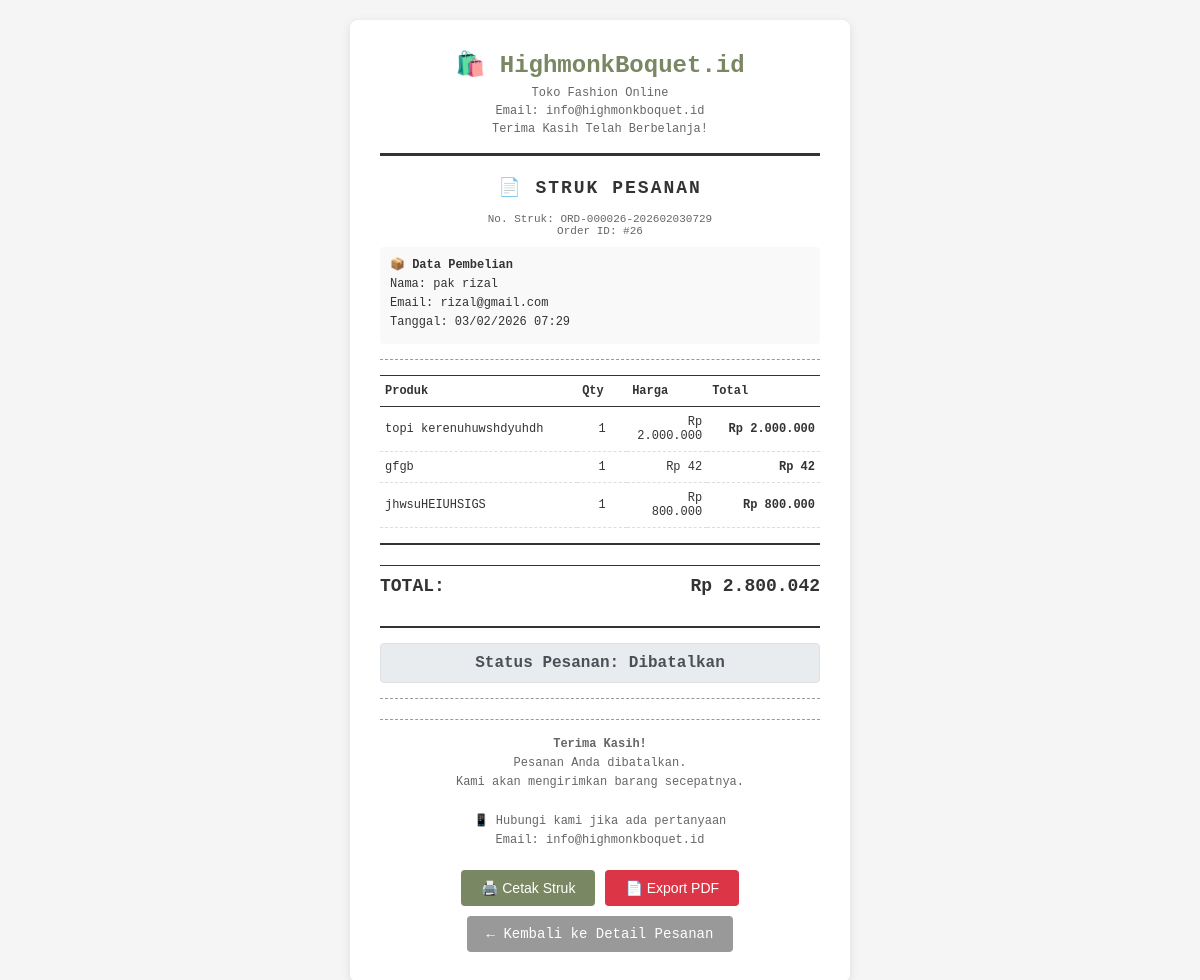
Page /struk_order.php?order_id=26 (signed in) on the committed database.
### tables this page shows
CREATE TABLE `orders` (
  `id` int(11) NOT NULL,
  `user_id` int(11) NOT NULL,
  `total` decimal(10,2) NOT NULL,
  `status` enum('pending','processing','shipped','delivered','cancelled') DEFAULT 'pending',
  `confirmed_received_at` timestamp NULL DEFAULT NULL,
  `created_at` timestamp NOT NULL DEFAULT current_timestamp()
);

CREATE TABLE `users` (
  `id` int(11) NOT NULL,
  `username` varchar(50) NOT NULL,
  `password` varchar(255) NOT NULL,
  `email` varchar(100) NOT NULL,
  `role` enum('admin','user') DEFAULT 'user',
  `created_at` timestamp NOT NULL DEFAULT current_timestamp()
);

CREATE TABLE `order_items` (
  `id` int(11) NOT NULL,
  `order_id` int(11) NOT NULL,
  `product_id` int(11) NOT NULL,
  `quantity` int(11) NOT NULL,
  `price` decimal(10,2) NOT NULL
);

CREATE TABLE `products` (
  `id` int(11) NOT NULL,
  `name` varchar(100) NOT NULL,
  `description` text DEFAULT NULL,
  `price` decimal(10,2) NOT NULL,
  `stock` int(11) NOT NULL DEFAULT 0,
  `category_id` int(11) DEFAULT NULL,
  `image` varchar(255) DEFAULT NULL,
  `created_at` timestamp NOT NULL DEFAULT current_timestamp()
);

### struk_order.php (the view, shortened to what this page needs)
<?php
include 'db/koneksi.php';
$order_id = intval($_GET['order_id']);
$user_id = $_SESSION['user_id'];
$order_stmt = $mysqli->prepare("SELECT o.*, u.username, u.email FROM orders o
                                JOIN users u ON o.user_id = u.id
                                WHERE o.id = ? AND (o.user_id = ? OR ? = (SELECT id FROM users WHERE id = ? AND role = 'admin'))");
$order_stmt->bind_param("iiii", $order_id, $user_id, $user_id, $user_id);
$order_stmt->execute();
$order = $order_stmt->get_result()->fetch_assoc();
$items_stmt = $mysqli->prepare("SELECT oi.*, p.name FROM order_items oi
                               JOIN products p ON oi.product_id = p.id
                               WHERE oi.order_id = ?");
$items_stmt->bind_param("i", $order_id);
$items_stmt->execute();
$items = $items_stmt->get_result()->fetch_all(MYSQLI_ASSOC);
$role_stmt = $mysqli->prepare("SELECT role FROM users WHERE id = ?");
$role_stmt->bind_param("i", $user_id);
$role_stmt->execute();
$role_res = $role_stmt->get_result()->fetch_assoc();
$is_admin = ($role_res && isset($role_res['role']) && $role_res['role'] === 'admin');
$reference_number = 'ORD-' . str_pad($order['id'], 6, '0', STR_PAD_LEFT) . '-' . date('YmdHi', strtotime($order['created_at']));
function getIndonesianStatus($status) {
    $statusMap = [
        'pending' => 'Menunggu Pembayaran',
        'processing' => 'Diproses',
        'shipped' => 'Dikirim',
        'delivered' => 'Diterima',
        'cancelled' => 'Dibatalkan'
    ];
    return $statusMap[$status] ?? $status;
}
?>
<!DOCTYPE html>
<html lang="id">
<head>
</head>
<body>
    <div class="receipt-container">
        <div class="receipt-header">
            <div class="store-name">🛍️ HighmonkBoquet.id</div>
            <div class="store-info">
                Toko Fashion Online<br>
                Email: info@highmonkboquet.id<br>
                Terima Kasih Telah Berbelanja!
            </div>
        </div>
        <div class="receipt-title">📄 STRUK PESANAN</div>
        <div class="receipt-no">
            No. Struk: <?php echo htmlspecialchars($reference_number); ?><br>
            Order ID: #<?php echo $order['id']; ?>
        </div>
        <div class="info-section customer-info-box">
            <strong>📦 Data Pembelian</strong>
            <p>Nama: <?php echo htmlspecialchars($order['username']); ?></p>
            <p>Email: <?php echo htmlspecialchars($order['email']); ?></p>
            <p>Tanggal: <?php echo date('d/m/Y H:i', strtotime($order['created_at'])); ?></p>
        </div>
        <div class="divider"></div>
        <table class="items-table">
            <thead>
                <tr>
                    <th class="item-name">Produk</th>
                    <th class="item-qty">Qty</th>
                    <th class="item-price">Harga</th>
                    <th class="item-total">Total</th>
                </tr>
            </thead>
            <tbody>
                <?php foreach ($items as $item): ?>
                <tr>
                    <td class="item-name"><?php echo htmlspecialchars($item['name']); ?></td>
                    <td class="item-qty"><?php echo $item['quantity']; ?></td>
                    <td class="item-price">Rp <?php echo number_format($item['price'], 0, ',', '.'); ?></td>
                    <td class="item-total">Rp <?php echo number_format($item['price'] * $item['quantity'], 0, ',', '.'); ?></td>
                </tr>
                <?php endforeach; ?>
            </tbody>
        </table>
        <div class="total-section">
            <div class="grand-total">
                <span>TOTAL:</span>
                <span>Rp <?php echo number_format($order['total'], 0, ',', '.'); ?></span>
            </div>
        </div>
        <div class="status-section">
            Status Pesanan: <?php echo getIndonesianStatus($order['status']); ?>
        </div>
        <div class="divider"></div>
        <div class="footer-message">
            <strong>Terima Kasih!</strong><br>
            Pesanan Anda <?php echo strtolower(getIndonesianStatus($order['status'])); ?>.<br>
            Kami akan mengirimkan barang secepatnya.<br>
            <br>
            📱 Hubungi kami jika ada pertanyaan<br>
            Email: info@highmonkboquet.id
        </div>
        <div class="action-buttons">
            <button class="btn-print" onclick="window.print()">🖨️ Cetak Struk</button>
            <button class="btn-pdf" onclick="exportToPDF()">📄 Export PDF</button>
            <?php if (isset($is_admin) && $is_admin): ?>
                <a href="admin_order_detail.php?order_id=<?php echo $order['id']; ?>" class="btn-back">← Kembali ke Detail Pesanan</a>
            <?php else: ?>
                <a href="order_detail.php?order_id=<?php echo $order['id']; ?>" class="btn-back">← Kembali ke Detail Pesanan</a>
            <?php endif; ?>
        </div>
    </div>
</body>
</html>

### struk_order.php (style rules this page uses)
* { margin: 0; padding: 0; box-sizing: border-box; }
body { font-family: 'Courier New', monospace; background: #f5f5f5; padding: 20px; color: #333; }
.receipt-container { max-width: 500px; margin: 0 auto; background: white; padding: 30px; box-shadow: 0 2px 10px rgba(0,0,0,0.1); border-radius: 8px; }
.receipt-header { text-align: center; margin-bottom: 20px; border-bottom: 3px solid #333; padding-bottom: 15px; }
.store-name { font-size: 24px; font-weight: bold; margin-bottom: 5px; color: #798763; }
.store-info { font-size: 12px; color: #666; line-height: 1.5; }
.receipt-title { text-align: center; font-size: 18px; font-weight: bold; margin: 20px 0 15px 0; text-transform: uppercase; letter-spacing: 2px; }
.info-section { margin-bottom: 15px; font-size: 13px; }
.divider { border-top: 1px dashed #999; margin: 15px 0; }
.items-table { width: 100%; margin: 15px 0; font-size: 12px; border-collapse: collapse; }
.items-table thead { border-top: 1px solid #333; border-bottom: 1px solid #333; }
.items-table th { padding: 8px 5px; text-align: left; font-weight: bold; }
.items-table td { padding: 8px 5px; border-bottom: 1px dashed #ddd; }
.item-name { font-weight: 500; }
.item-qty { text-align: center; width: 50px; }
.item-price { text-align: right; width: 80px; }
.item-total { text-align: right; font-weight: bold; }
.total-section { margin: 15px 0; padding: 10px 0; border-top: 2px solid #333; border-bottom: 2px solid #333; }
.grand-total { display: flex; justify-content: space-between; margin: 10px 0; font-size: 18px; font-weight: bold; padding: 10px 0; border-top: 1px solid #333; }
.status-section { text-align: center; margin: 15px 0; padding: 10px; background: #e9ecef; border: 1px solid #dee2e6; border-radius: 4px; font-weight: bold; color: #495057; }
.footer-message { text-align: center; margin-top: 20px; font-size: 12px; color: #666; border-top: 1px dashed #999; padding-top: 15px; line-height: 1.6; }
.action-buttons { margin-top: 20px; display: flex; gap: 10px; justify-content: center; flex-wrap: wrap; print-color-adjust: none; -webkit-print-color-adjust: none; }
.action-buttons a, .action-buttons button { padding: 10px 20px; border: none; border-radius: 4px; cursor: pointer; font-size: 14px; text-decoration: none; display: inline-block; transition: background 0.3s; }
.btn-print { background: #798763; color: white; }
.btn-back { background: #999; color: white; }
.btn-pdf { background: #dc3545; color: white; }
.receipt-no { font-size: 11px; text-align: center; color: #666; margin: 10px 0; }
.customer-info-box { background: #f9f9f9; padding: 10px; border-radius: 4px; margin: 10px 0; font-size: 12px; }
.customer-info-box p { margin: 5px 0; }

### rows in the picture
orders: reference_number "ORD-000026-202602030729", id "26", user.username "pak rizal", user.email "rizal@gmail.com", created_at "03/02/2026 07:29", total "2.800.042", status "Dibatalkan", status "dibatalkan"
order_items: product.name "topi kerenuhuwshdyuhdh", quantity "1", price "2.000.000", $item['price'] * $item['quantity'] "2.000.000"
order_items: product.name "gfgb", quantity "1", price "42", $item['price'] * $item['quantity'] "42"
order_items: product.name "jhwsuHEIUHSIGS", quantity "1", price "800.000", $item['price'] * $item['quantity'] "800.000"
